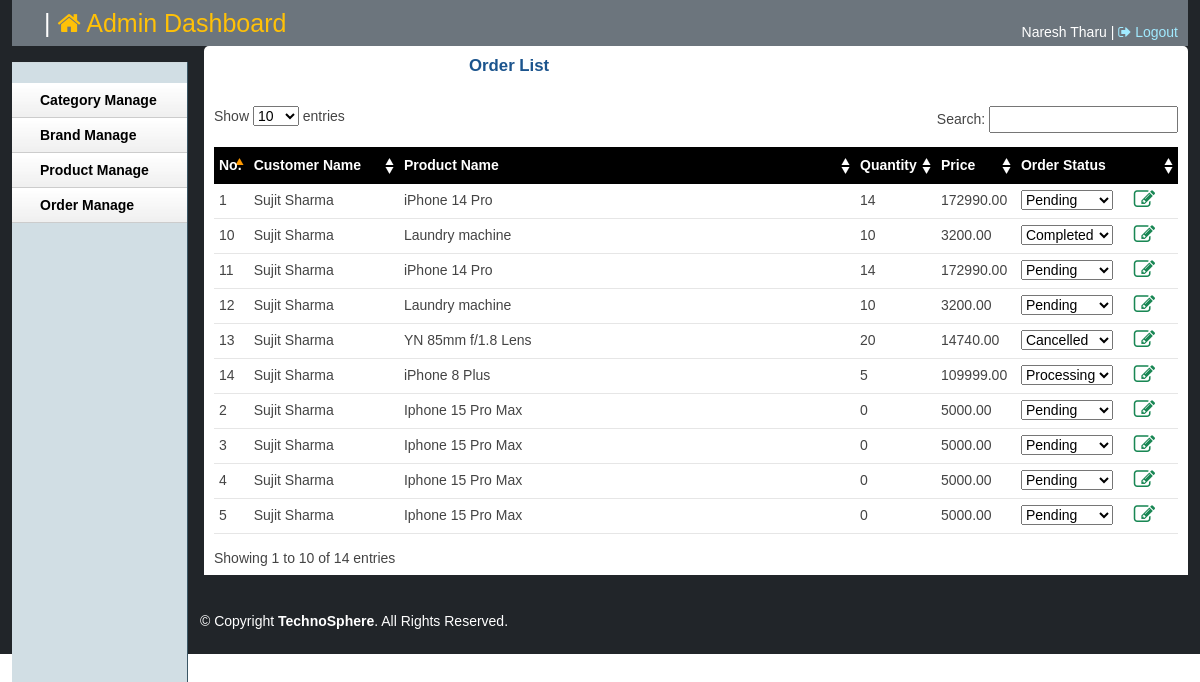
/admin/sliderlist.php (signed in), run on the app's committed database.
### tables this page shows
CREATE TABLE `tbl_order` (
  `id` int(11) NOT NULL,
  `cmrId` int(11) NOT NULL,
  `productId` int(11) NOT NULL,
  `productName` varchar(255) NOT NULL,
  `quantity` int(11) NOT NULL,
  `price` float(10,2) NOT NULL,
  `image` varchar(255) NOT NULL,
  `date` datetime NOT NULL DEFAULT current_timestamp(),
  `status` enum('Pending','Processing','Completed','Cancelled') NOT NULL DEFAULT 'Pending'
);

CREATE TABLE `tbl_customer` (
  `id` int(11) NOT NULL,
  `name` varchar(255) NOT NULL,
  `address` text NOT NULL,
  `country` varchar(30) NOT NULL,
  `phone` varchar(30) NOT NULL,
  `email` varchar(255) NOT NULL,
  `pass` varchar(32) NOT NULL
);

CREATE TABLE `tbl_product` (
  `productId` int(11) NOT NULL,
  `productName` varchar(255) NOT NULL,
  `catId` int(11) NOT NULL,
  `brandId` int(11) NOT NULL,
  `body` text NOT NULL,
  `price` float(10,2) NOT NULL,
  `image` varchar(255) NOT NULL,
  `type` tinyint(4) NOT NULL DEFAULT 0,
  `quantity` int(11) NOT NULL
);

### lib/Database.php (called while the page is built, shortened)
<?php
Class Database{
 public $host   = DB_HOST;
 public $user   = DB_USER;
 public $pass   = DB_PASS;
 public $dbname = DB_NAME;
 public $link;
private function connectDB(){
 $this->link = new mysqli($this->host, $this->user, $this->pass,
  $this->dbname);
 }
public function select($query){
  $result = $this->link->query($query) or
   die($this->link->error.__LINE__);
  if($result->num_rows > 0){
    return $result;
  } else {
    return false;
  }
 }
}

### classess/Order.php (called while the page is built, shortened)
<?php
$filepath = realpath(dirname(__FILE__));
include_once($filepath . '/../lib/Database.php');
?>
<?php
class Order
{
    private $db;
    public function __construct()
    {
        $this->db = new Database();
    }
    public function getAllOrder()
    {
        $query = "SELECT *, tbl_order.id as oid FROM tbl_order join tbl_customer on tbl_customer.id = tbl_order.cmrId
        join tbl_product on tbl_product.productId = tbl_order.productId order by tbl_order.id desc";
        $result = $this->db->select($query);
        return $result;
    }
}
?>

### admin/sliderlist.php (the view, shortened to what this page needs)
<?php include 'inc/header.php'; ?>
<?php include 'inc/sidebar.php'; ?>
<?php include '../classess/Order.php'; ?>
<?php
$pd = new Order();
?>
<div class="grid_10">
	<div class="box round first grid">
		<div class="container">
			<div class="row align-items-center justify-content-center">
				<div class="col-lg-6">
					<h2>Order List</h2>
				</div>
			</div>
		</div>
		<div class="block">
			<table class="data display datatable" id="example">
				<thead>
					<tr>
						<th>No.</th>
						<th>Customer Name</th>
						<th>Product Name</th>
						<th>Quantity</th>
						<th>Price</th>
						<th>Order Status</th>
					</tr>
				</thead>
				<tbody>
					<?php
					$getPd = $pd->getAllOrder();
					if ($getPd) {
						$i = 0;
						while ($result = $getPd->fetch_assoc()) {
							$i++;
					?>
							<tr class="odd gradeX">
								<td><?php echo $i; ?></td>
								<td><?php echo $result['name']; ?></td>
								<td><?php echo $result['productName']; ?></td>
								<td><?php echo $result['quantity']; ?></td>
								<td><?php echo $result['price']; ?></td>
								<td>
									<form action='update_status.php' method='post'>
										<select name='orderItemStatus'>
											<option value='Pending' <?php if ($result['status'] == 'Pending') {
																		echo 'selected';
																	} ?>>Pending</option>
											<option value='Processing' <?php if ($result['status'] == 'Processing') {
																			echo 'selected';
																		} ?>>Processing</option>
											<option value='Completed' <?php if ($result['status'] == 'Completed') {
																			echo 'selected';
																		} ?>>Completed</option>
											<option value='Cancelled' <?php if ($result['status'] == 'Cancelled') {
																			echo 'selected';
																		} ?>>Cancelled</option>
										</select>
										<button class='btn btn-xs' style='width: 26px; margin-top:-4px; margin-left: 4px;' name='changeItemStatus' type='submit'>
											<i class='fa fa-edit fa-lg text-success'></i>
										</button>
									</form>
								</td>
							</tr>
					<?php }
					} ?>
				</tbody>
			</table>
		</div>
	</div>
</div>
<?php include 'inc/footer.php'; ?>

### admin/css/text.css (style rules this page uses)
body { font: 13px/1.5 Tahoma, Helvetica, Arial, 'Liberation Sans', FreeSans, sans-serif; }
h2 { font-size: 23px; }
p, dl, hr, h1, h2, h3, h4, h5, h6, ol, ul, pre, table, address, fieldset { margin-bottom: 20px; }

### admin/css/grid.css (style rules this page uses)
.grid_1, .grid_2, .grid_3, .grid_4, .grid_5, .grid_6, .grid_7, .grid_8, .grid_9, .grid_10, .grid_11, .grid_12, .grid_13, .grid_14, .grid_15, .grid_16 { display: inline; float: left; margin-left: 1%; margin-right: 1%; }
.container_12 .grid_10 { width: 81.333%; }

### admin/css/layout.css (style rules this page uses)
body { background: #fff none repeat scroll 0 0; color: #444; font-size: 14px; padding: 0; }
h1, h2, h3, h4, h5, h6 { line-height:1.2em; margin-bottom:.3em; }
h2 { margin-top:1em; }
.box { background:#fff; margin-bottom:20px; padding:10px 10px 10px 10px; margin-left:-8px; }
.box.grid { padding-bottom:40px; }
.box.round { -moz-border-radius: 5px 5px 0px 0px; -webkit-border-radius: 5px 5px 0px 0px; border-radius: 5px 5px 0px 0px; }
.box h2 { font-size:1.2em; font-weight:bold; color:#1B548D; margin:-10px -10px 0 -10px; padding:10px 12px; -moz-border-radius: 5px 5px 0px 0px; -webkit-border-radius: 5px 5px 0px 0px; border-radius: 5px 5px 0px 0px; }
.box.first { min-height: 406px; }
.block { padding-top:20px; }
.block { padding-bottom:1px; }
table.display { margin: 0 auto; clear: both; width: 100%; }
.sorting_asc { background: #000 url(../img/table/sort_asc.png) no-repeat center right; padding:8px 5px; text-align:left; color:#fff; }
.sorting { background:#000 url(../img/table/sort_both.png) no-repeat center right; padding:8px 5px; text-align:left; color:#fff; }
tr.odd { height: 30px; line-height: 30px; border-bottom:1px solid #e6e6e6; }
tr.even { height: 30px; line-height: 30px; border-bottom:1px solid #e6e6e6; }
tr.odd td, tr.even td { padding-left:5px; }

### data on the page
tbl_order: tbl_customer.name "Sujit Sharma", productId.productName "iPhone 14 Pro", productId.quantity "14", productId.price "172990.00", orderItemStatus "Pending"
tbl_order: tbl_customer.name "Sujit Sharma", productId.productName "Iphone 15 Pro Max", productId.quantity "0", productId.price "5000.00", orderItemStatus "Pending"
tbl_order: tbl_customer.name "Sujit Sharma", productId.productName "Iphone 15 Pro Max", productId.quantity "0", productId.price "5000.00", orderItemStatus "Pending"
tbl_order: tbl_customer.name "Sujit Sharma", productId.productName "Iphone 15 Pro Max", productId.quantity "0", productId.price "5000.00", orderItemStatus "Pending"
tbl_order: tbl_customer.name "Sujit Sharma", productId.productName "Iphone 15 Pro Max", productId.quantity "0", productId.price "5000.00", orderItemStatus "Pending"
tbl_order: tbl_customer.name "Sujit Sharma", productId.productName "Laundry machine", productId.quantity "10", productId.price "3200.00", orderItemStatus "Completed"
tbl_order: tbl_customer.name "Sujit Sharma", productId.productName "iPhone 14 Pro", productId.quantity "14", productId.price "172990.00", orderItemStatus "Pending"
tbl_order: tbl_customer.name "Sujit Sharma", productId.productName "Laundry machine", productId.quantity "10", productId.price "3200.00", orderItemStatus "Pending"
tbl_order: tbl_customer.name "Sujit Sharma", productId.productName "YN 85mm f/1.8 Lens", productId.quantity "20", productId.price "14740.00", orderItemStatus "Cancelled"
tbl_order: tbl_customer.name "Sujit Sharma", productId.productName "iPhone 8 Plus", productId.quantity "5", productId.price "109999.00", orderItemStatus "Processing"

### other printed values
Session::get('adminName') "Naresh Tharu"
